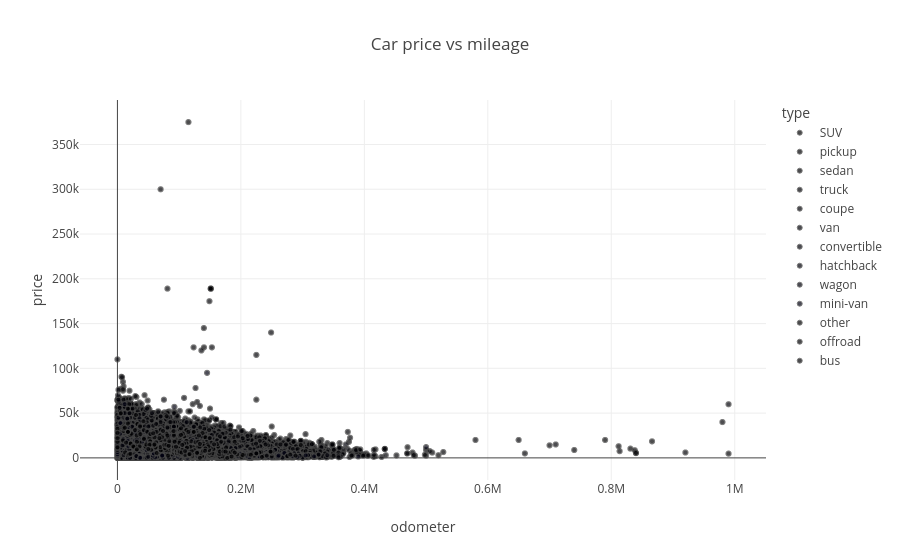

Here is the notebook cell this chart was saved with:
### Code cell
# Create Scatter plot for Price vs Odometer with color by type
# This will help us visualize how price varies with odometer readings across different types of vehicles


# Create the scatter plot with color-coding by vehicle type
fig3 = px.scatter(df, x='odometer', y='price', color='type', 
                  title='Car price vs mileage',
                  opacity=0.7)

# Optional: customize marker appearance
fig3.update_traces(marker=dict(size=5, line=dict(width=1)))

fig3.show()

### Figure 1 — Plotly figure (JSON) as saved in the notebook; plotly's stock layout.template omitted (floating-point values rounded to 4 significant figures; data arrays with more than 128 entries replaced by an {"elided": "..."} marker saying what was removed)
{"data": [{"hovertemplate": "type=SUV<br>odometer=%{x}<br>price=%{y}<extra></extra>", "legendgroup": "SUV", "marker": {"color": "#000001", "line": {"width": 1}, "opacity": 0.7, "size": 5, "symbol": "circle"}, "mode": "markers", "name": "SUV", "showlegend": true, "type": "scattergl", "x": {"elided": "12405 int values"}, "xaxis": "x", "y": {"elided": "12405 int values"}, "yaxis": "y"}, {"hovertemplate": "type=pickup<br>odometer=%{x}<br>price=%{y}<extra></extra>", "legendgroup": "pickup", "marker": {"color": "#000002", "line": {"width": 1}, "opacity": 0.7, "size": 5, "symbol": "circle"}, "mode": "markers", "name": "pickup", "showlegend": true, "type": "scattergl", "x": {"elided": "6988 int values"}, "xaxis": "x", "y": {"elided": "6988 int values"}, "yaxis": "y"}, {"hovertemplate": "type=sedan<br>odometer=%{x}<br>price=%{y}<extra></extra>", "legendgroup": "sedan", "marker": {"color": "#000003", "line": {"width": 1}, "opacity": 0.7, "size": 5, "symbol": "circle"}, "mode": "markers", "name": "sedan", "showlegend": true, "type": "scattergl", "x": {"elided": "12154 int values"}, "xaxis": "x", "y": {"elided": "12154 int values"}, "yaxis": "y"}, {"hovertemplate": "type=truck<br>odometer=%{x}<br>price=%{y}<extra></extra>", "legendgroup": "truck", "marker": {"color": "#000004", "line": {"width": 1}, "opacity": 0.7, "size": 5, "symbol": "circle"}, "mode": "markers", "name": "truck", "showlegend": true, "type": "scattergl", "x": {"elided": "12353 int values"}, "xaxis": "x", "y": {"elided": "12353 int values"}, "yaxis": "y"}, {"hovertemplate": "type=coupe<br>odometer=%{x}<br>price=%{y}<extra></extra>", "legendgroup": "coupe", "marker": {"color": "#000005", "line": {"width": 1}, "opacity": 0.7, "size": 5, "symbol": "circle"}, "mode": "markers", "name": "coupe", "showlegend": true, "type": "scattergl", "x": {"elided": "2303 int values"}, "xaxis": "x", "y": {"elided": "2303 int values"}, "yaxis": "y"}, {"hovertemplate": "type=van<br>odometer=%{x}<br>price=%{y}<extra></extra>", "legendgroup": "van", "marker": {"color": "#000006", "line": {"width": 1}, "opacity": 0.7, "size": 5, "symbol": "circle"}, "mode": "markers", "name": "van", "showlegend": true, "type": "scattergl", "x": {"elided": "633 int values"}, "xaxis": "x", "y": {"elided": "633 int values"}, "yaxis": "y"}, {"hovertemplate": "type=convertible<br>odometer=%{x}<br>price=%{y}<extra></extra>", "legendgroup": "convertible", "marker": {"color": "#000007", "line": {"width": 1}, "opacity": 0.7, "size": 5, "symbol": "circle"}, "mode": "markers", "name": "convertible", "showlegend": true, "type": "scattergl", "x": {"elided": "446 int values"}, "xaxis": "x", "y": {"elided": "446 int values"}, "yaxis": "y"}, {"hovertemplate": "type=hatchback<br>odometer=%{x}<br>price=%{y}<extra></extra>", "legendgroup": "hatchback", "marker": {"color": "#000008", "line": {"width": 1}, "opacity": 0.7, "size": 5, "symbol": "circle"}, "mode": "markers", "name": "hatchback", "showlegend": true, "type": "scattergl", "x": {"elided": "1047 int values"}, "xaxis": "x", "y": {"elided": "1047 int values"}, "yaxis": "y"}, {"hovertemplate": "type=wagon<br>odometer=%{x}<br>price=%{y}<extra></extra>", "legendgroup": "wagon", "marker": {"color": "#000009", "line": {"width": 1}, "opacity": 0.7, "size": 5, "symbol": "circle"}, "mode": "markers", "name": "wagon", "showlegend": true, "type": "scattergl", "x": {"elided": "1541 int values"}, "xaxis": "x", "y": {"elided": "1541 int values"}, "yaxis": "y"}, {"hovertemplate": "type=mini-van<br>odometer=%{x}<br>price=%{y}<extra></extra>", "legendgroup": "mini-van", "marker": {"color": "#000010", "line": {"width": 1}, "opacity": 0.7, "size": 5, "symbol": "circle"}, "mode": "markers", "name": "mini-van", "showlegend": true, "type": "scattergl", "x": {"elided": "1161 int values"}, "xaxis": "x", "y": {"elided": "1161 int values"}, "yaxis": "y"}, {"hovertemplate": "type=other<br>odometer=%{x}<br>price=%{y}<extra></extra>", "legendgroup": "other", "marker": {"color": "#000001", "line": {"width": 1}, "opacity": 0.7, "size": 5, "symbol": "circle"}, "mode": "markers", "name": "other", "showlegend": true, "type": "scattergl", "x": {"elided": "256 int values"}, "xaxis": "x", "y": {"elided": "256 int values"}, "yaxis": "y"}, {"hovertemplate": "type=offroad<br>odometer=%{x}<br>price=%{y}<extra></extra>", "legendgroup": "offroad", "marker": {"color": "#000002", "line": {"width": 1}, "opacity": 0.7, "size": 5, "symbol": "circle"}, "mode": "markers", "name": "offroad", "showlegend": true, "type": "scattergl", "x": {"elided": "214 int values"}, "xaxis": "x", "y": {"elided": "214 int values"}, "yaxis": "y"}, {"hovertemplate": "type=bus<br>odometer=%{x}<br>price=%{y}<extra></extra>", "legendgroup": "bus", "marker": {"color": "#000003", "line": {"width": 1}, "opacity": 0.7, "size": 5, "symbol": "circle"}, "mode": "markers", "name": "bus", "showlegend": true, "type": "scattergl", "x": [142539, 17037, 142539, 225000, 17037, 17037, 225000, 17037, 17037, 17037, 225000, 17037, 225000, 17037, 248135, 142000, 109705, 225000, 50000, 248135, 248135, 115000, 17037, 17037], "xaxis": "x", "y": [10500, 28990, 10500, 4995, 28990, 28990, 4995, 28990, 28990, 28990, 4995, 28990, 4995, 28990, 6997, 7900, 7500, 4995, 10000, 6997, 6997, 28990, 28990, 28990], "yaxis": "y"}], "layout": {"legend": {"title": {"text": "type"}, "tracegroupgap": 0}, "title": {"text": "Car price vs mileage"}, "xaxis": {"anchor": "y", "domain": [0, 1], "title": {"text": "odometer"}}, "yaxis": {"anchor": "x", "domain": [0, 1], "title": {"text": "price"}}}}
